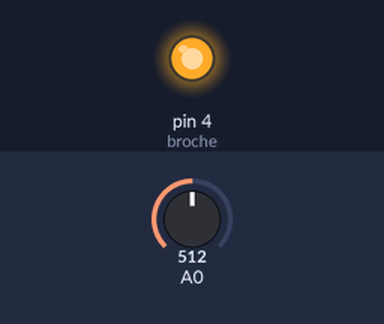
A sketch run on a simulated Arduino Uno, built with avr-gcc and run on an emulated ATmega328P. Shown: output pins drawn as LEDs (lit = HIGH). The test bench sets the inputs (shaded band); at power-on: A0 = 512.

Above: at 18.7 s.
At 56.2 s:
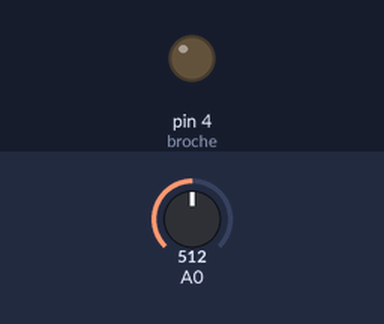
Timing chart, 0 to 97.5 s (numbered marks = the images above):
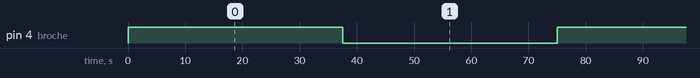

Measured:
- by itself, pin 4 (broche): alternates HIGH for 37.5 s and LOW for 37.5 s

The sketch:

Va_et_vient.ino
```cpp
// Programme de va et vient pour train miniature
// Le signal est sur la sortie broche
byte broche = 4 ;
unsigned int T_periode ;
int Val_pot ;
void setup ()
{
  pinMode (broche, OUTPUT) ;
}
void loop ()
{
  Val_pot = analogRead (0) ;
  T_periode = map(Val_pot, 0, 1023, 25000, 50000) ;  // mini 25 s maxi 50 s
  digitalWrite (broche, HIGH) ;
  delay (T_periode) ;
  digitalWrite (broche, LOW) ;
  delay (T_periode) ;
}
```
